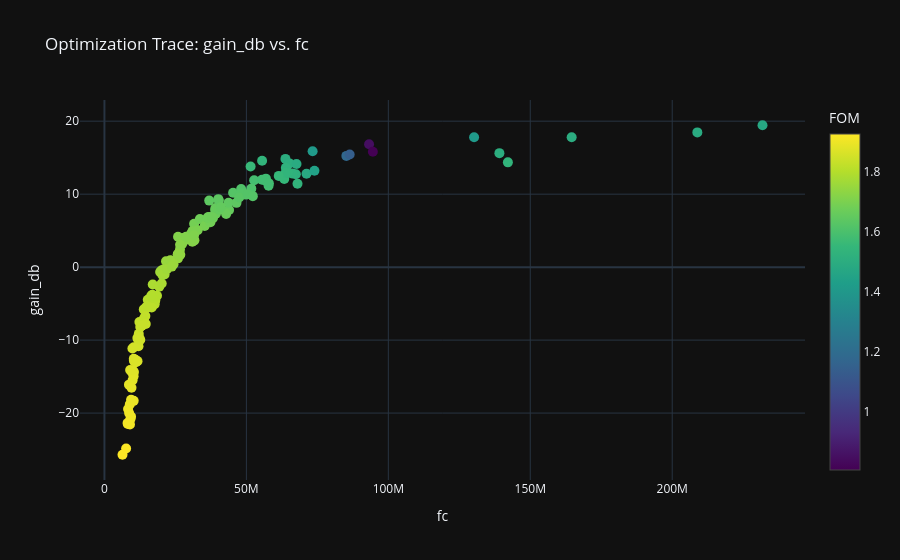

This figure's notebook cell:
### Markdown cell above
### (3) Metric Trace

### Code cell
circuit_optimizer.plot_optimization_trace(metric_x='fc', metric_y='gain_db', show=True)

### Figure 1 — Plotly figure (JSON) as saved in the notebook; plotly's stock layout.template omitted (floating-point values rounded to 4 significant figures; data arrays with more than 128 entries replaced by an {"elided": "..."} marker saying what was removed)
{"data": [{"marker": {"color": {"elided": "150 float values"}, "colorbar": {"title": {"text": "FOM"}}, "colorscale": [[0, "#440154"], [0.1111, "#482878"], [0.2222, "#3e4989"], [0.3333, "#31688e"], [0.4444, "#26828e"], [0.5556, "#1f9e89"], [0.6667, "#35b779"], [0.7778, "#6ece58"], [0.8889, "#b5de2b"], [1, "#fde725"]], "showscale": true, "size": 10}, "mode": "markers", "name": "Optimization Trace", "type": "scatter", "x": {"elided": "150 float values"}, "y": {"elided": "150 float values"}}], "layout": {"showlegend": false, "title": {"text": "Optimization Trace: gain_db vs. fc"}, "xaxis": {"title": {"text": "fc"}}, "yaxis": {"title": {"text": "gain_db"}}}}
